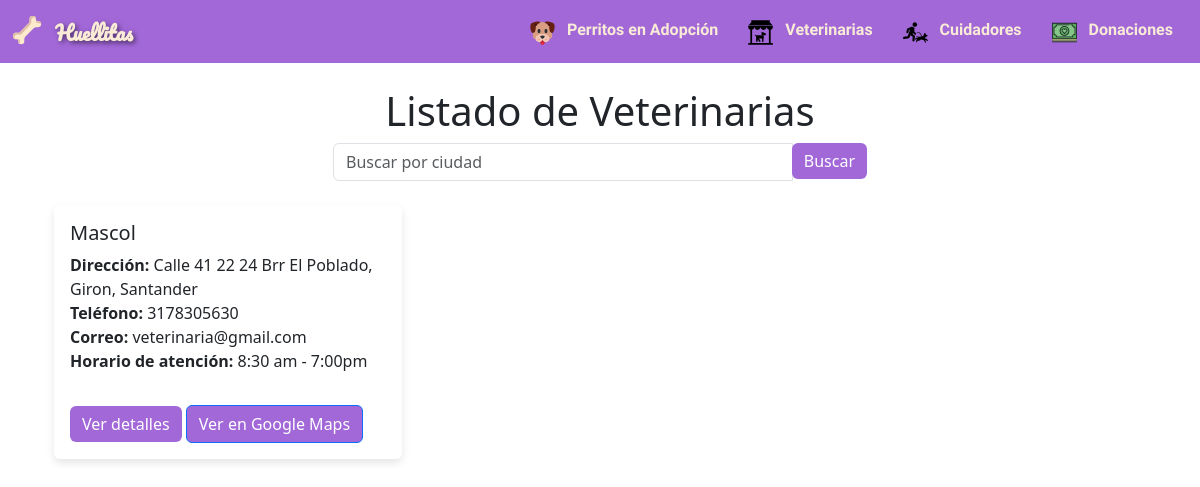
Page /veterinarias/ on the committed database.
### perritos/models.py (models this page shows, shortened)
class Veterinaria(models.Model):
    nombre = models.CharField(max_length=100)
    direccion = models.CharField(max_length=200)
    telefono = models.CharField(max_length=20)
    correo = models.EmailField()
    servicios = models.TextField()
    horario_atencion = models.CharField(max_length=100)
    ubicacion_mapa = models.URLField(blank=True)  # URL para integración con Google Maps
    imagen = models.ImageField(upload_to='fotos_veterinarias/', blank=True, null=True)

### perritos/views.py (the view)
# urls.py: path('veterinarias/', views.listar_veterinarias, name='veterinarias'),
def listar_veterinarias(request):
    veterinarias = Veterinaria.objects.all()  # Consulta todas las veterinarias
    return render(request, 'perritos/vets.html', {'veterinarias': veterinarias})

### perritos/templates/perritos/vets.html
{% extends 'perritos/base.html' %}
{% block content %}
    <div class="container mt-4">
        <h1 class="text-center">Listado de Veterinarias</h1>
        <div class="row mb-4">
            <div class="col-md-6 offset-md-3">
                <form method="get" class="input-group">
                    <input type="text" name="q" class="form-control" placeholder="Buscar por ciudad" value="{{ request.GET.q }}">
                    <div class="input-group-append">
                        <button class="btn" type="submit" style="background-color: rgb(162, 104, 216); color: white; border: none;">
                            Buscar
                        </button>
                    </div>
                </form>
            </div>
        </div>
        <div class="row">
            {% for vet in veterinarias %}
                <div class="col-md-4 mb-3">
                    <div class="card" style="border: none; box-shadow: 0 4px 8px rgba(0, 0, 0, 0.1);">
                        <div class="card-body">
                            <h5 class="card-title">{{ vet.nombre }}</h5>
                            <p class="card-text">
                                <strong>Dirección:</strong> {{ vet.direccion }}<br>
                                <strong>Teléfono:</strong> {{ vet.telefono }}<br>
                                <strong>Correo:</strong> {{ vet.correo }}<br>
                                <strong>Horario de atención:</strong> {{ vet.horario_atencion }}
                            </p>
                            <a href="{% url 'detalle_veterinaria' vet.id %}" class="btn mt-3" style="background-color: rgb(162, 104, 216); color: white; border: none;">
                                Ver detalles
                            </a>
                            {% if vet.ubicacion_mapa %}
                                <a href="{{ vet.ubicacion_mapa }}" target="_blank" class="btn btn-primary mt-3" style="background-color: rgb(162, 104, 216); color: white;">
                                    Ver en Google Maps
                                </a>
                            {% endif %}
                        </div>
                    </div>
                </div>
            {% empty %}
                <div class="col-12">
                    <div class="alert alert-warning" role="alert">
                        No se encontraron veterinarias con esos criterios.
                    </div>
                </div>
            {% endfor %}
        </div>
    </div>
{% endblock %}

### rows in the picture
Veterinaria: nombre "Mascol", direccion "Calle 41 22 24 Brr El Poblado, Giron, Santander", telefono "3178305630", correo "veterinaria@gmail.com", horario_atencion "8:30 am - 7:00pm"
